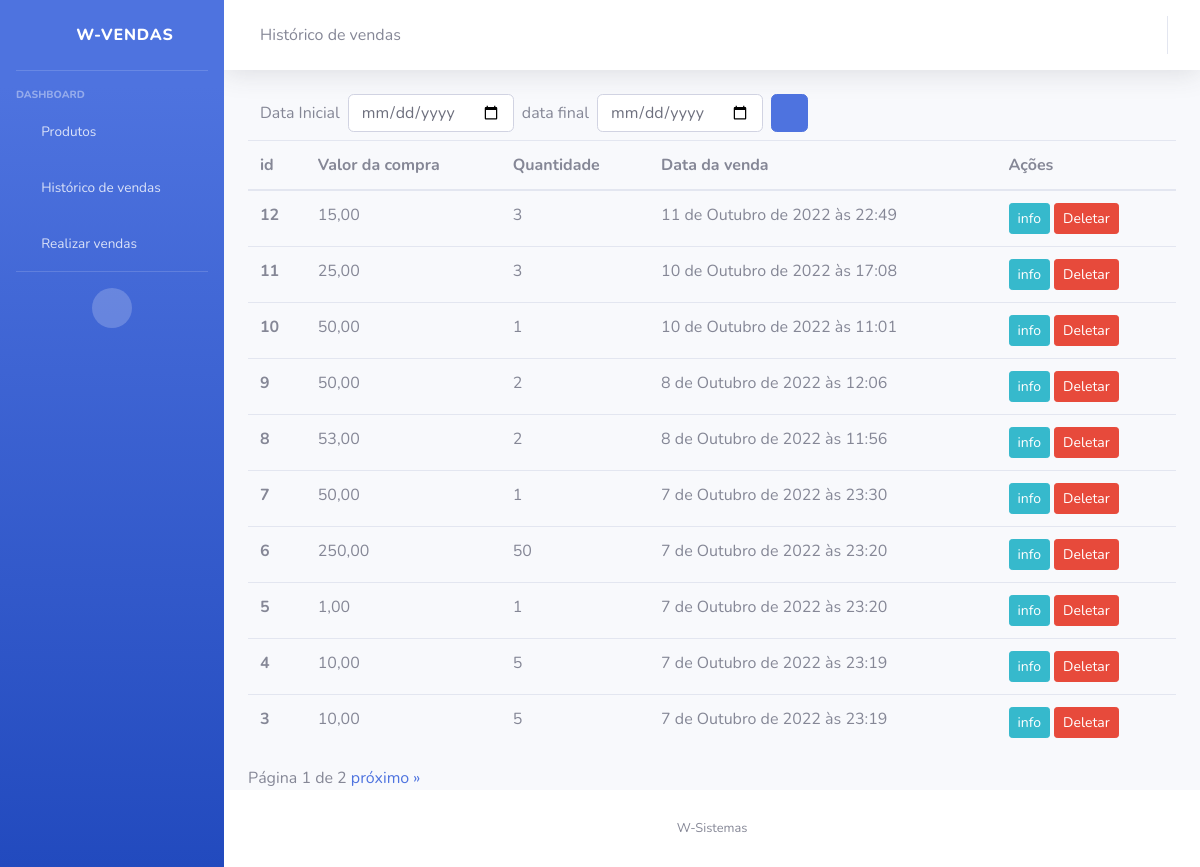
Before: /historico-vendas with the older database file.
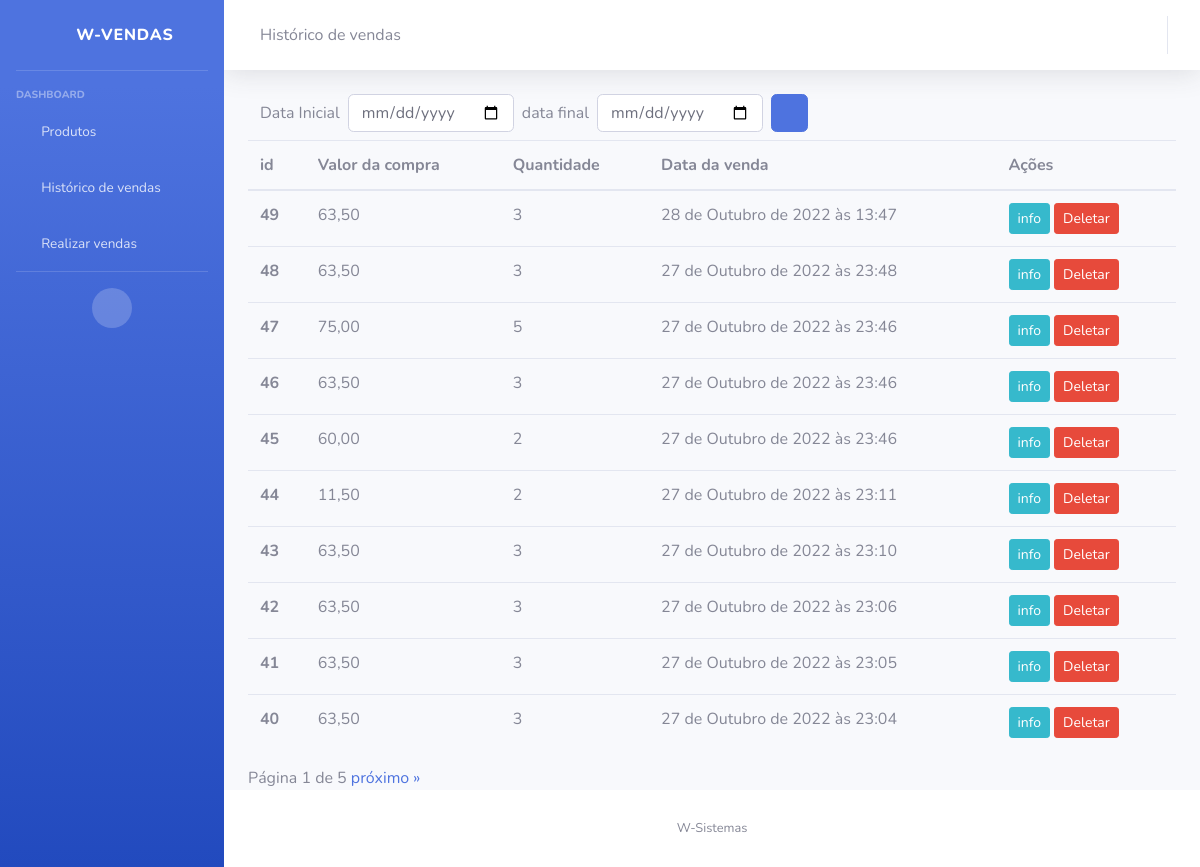
After: the same page with the newer database file.
### vendas_app/models.py (models this page shows, shortened)
class Carrinho(models.Model):
    produtos = models.ManyToManyField(Produto, blank=True, related_name='vendas')
    data_compra = models.DateTimeField(auto_now_add=True)
    valor_da_compra = models.DecimalField(decimal_places=2, max_digits=10, default=0, blank=True)
    quantidade = models.IntegerField()

### vendas_app/views/historico_de_vendas.py (the view)
# urls.py: path('historico-vendas', historico_de_vendas, name='historico-vendas'),
def historico_de_vendas(request):
    vendas_q = Carrinho.objects.filter().order_by('-data_compra')
    p = Paginator(vendas_q, 10)
    page = request.GET.get('page')
    vendas = p.get_page(page)
    start_date = request.GET.get('data_inicial')
    end_date = request.GET.get('data_final')
    if start_date and end_date:
        vendas = Carrinho.objects.filter(data_compra__range=[start_date, end_date])
    return render(request, 'html/vendas.html', {'vendas_q': vendas_q, 'vendas': vendas, 'p': p})

### vendas_app/templates/html/vendas.html (shortened to what this page needs)
{% extends 'base.html' %}
{% block core %}
<a class="collapse-item" href="{% url 'home' %}">
  <i class="fas fa-fw fa-chevron-left"></i>
</a>
Histórico de vendas
{% endblock%}
{% block content%}
{% load crispy_forms_tags %}
     <div class="col-md-8">
      <form class="form-inline my-2 my-gl-0 pull-right">
          <label>Data Inicial</label>
          <input name="data_inicial" class="form-control ml-sm-2 mr-sm-2" type="date">
          <label>data final</label>
          <input name="data_final" class="form-control ml-sm-2 mr-sm-2" type="date">
          <button class="btn btn-primary my-2 my-sm-0" type="submit">
            <i class="fas fa-search fa-sm"></i>
          </button>
      </form>
    </div>
    {% if vendas %}
    <div class="d-flex flex-column">
      <table class="table">
          <thead>
            <tr>
              <th scope="col">id</th>
              <th scope="col">Valor da compra</th>
              <th scope="col">Quantidade</th>
              <th scope="col">Data da venda</th>
              <th scope="col">Ações</th>
            </tr>
          </thead>
          <tbody>
              {% for venda in vendas%}
              <tr>
                  <th scope="row">{{venda.id}}</th>
                  <td>{{venda.valor_da_compra}}</td>
                  <td>{{venda.quantidade}}</td>
                  <td>{{venda.data_compra}}</td>
                  <td>
                    <a href="{% url 'venda-detalhe' venda.pk %}"class="btn btn-info btn-sm">info</a>
                    <form action="{% url 'deletar-venda' venda.pk %}" method="post" class="d-inline">{% csrf_token %}
                      <input type="submit" class="btn btn-danger btn-sm" value="Deletar">
                    </form>
                  </td>
              </tr>
            {% endfor %}
          </tbody>
        </table>
    </div>
    {% endif %}
    {% if  vendas.has_next%}
      Página {{ vendas.number}} de {{ vendas.paginator.num_pages}}
      <a href="?page={{vendas.next_page_number}}">próximo &raquo</a>
    {% endif %}
{% endblock content%}

Changed rows visible on the page:
no longer on this page (row unchanged): Carrinho: id "12", valor_da_compra "15,00", quantidade "3", data_compra "11 de Outubro de 2022 às 22:49"
no longer on this page (row unchanged): Carrinho: id "11", valor_da_compra "25,00", quantidade "3", data_compra "10 de Outubro de 2022 às 17:08"
no longer on this page (row unchanged): Carrinho: id "10", valor_da_compra "50,00", quantidade "1", data_compra "10 de Outubro de 2022 às 11:01"
no longer on this page (row unchanged): Carrinho: id "9", valor_da_compra "50,00", quantidade "2", data_compra "8 de Outubro de 2022 às 12:06"
no longer on this page (row unchanged): Carrinho: id "8", valor_da_compra "53,00", quantidade "2", data_compra "8 de Outubro de 2022 às 11:56"
no longer on this page (row unchanged): Carrinho: id "7", valor_da_compra "50,00", quantidade "1", data_compra "7 de Outubro de 2022 às 23:30"
no longer on this page (row unchanged): Carrinho: id "6", valor_da_compra "250,00", quantidade "50", data_compra "7 de Outubro de 2022 às 23:20"
no longer on this page (row unchanged): Carrinho: id "5", valor_da_compra "1,00", quantidade "1", data_compra "7 de Outubro de 2022 às 23:20"
no longer on this page (row unchanged): Carrinho: id "4", valor_da_compra "10,00", quantidade "5", data_compra "7 de Outubro de 2022 às 23:19"
no longer on this page (row unchanged): Carrinho: id "3", valor_da_compra "10,00", quantidade "5", data_compra "7 de Outubro de 2022 às 23:19"
added Carrinho: id "49", valor_da_compra "63,50", quantidade "3", data_compra "28 de Outubro de 2022 às 13:47"
added Carrinho: id "48", valor_da_compra "63,50", quantidade "3", data_compra "27 de Outubro de 2022 às 23:48"
added Carrinho: id "47", valor_da_compra "75,00", quantidade "5", data_compra "27 de Outubro de 2022 às 23:46"
added Carrinho: id "46", valor_da_compra "63,50", quantidade "3", data_compra "27 de Outubro de 2022 às 23:46"
added Carrinho: id "45", valor_da_compra "60,00", quantidade "2", data_compra "27 de Outubro de 2022 às 23:46"
added Carrinho: id "44", valor_da_compra "11,50", quantidade "2", data_compra "27 de Outubro de 2022 às 23:11"
added Carrinho: id "43", valor_da_compra "63,50", quantidade "3", data_compra "27 de Outubro de 2022 às 23:10"
added Carrinho: id "42", valor_da_compra "63,50", quantidade "3", data_compra "27 de Outubro de 2022 às 23:06"
added Carrinho: id "41", valor_da_compra "63,50", quantidade "3", data_compra "27 de Outubro de 2022 às 23:05"
added Carrinho: id "40", valor_da_compra "63,50", quantidade "3", data_compra "27 de Outubro de 2022 às 23:04"
Other visible differences:
{{ vendas.paginator.num_pages }}: "2" → "5"
